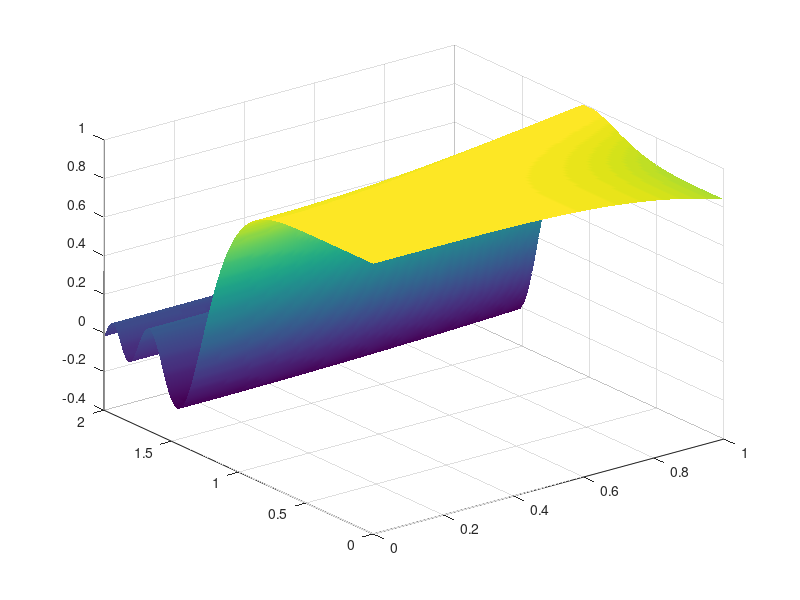

Recreate this plot in MATLAB.
f = @(x, y) sin(x.^2 - y.^4)./(x.^2 - y.^4);


% x = linspace(0, 1)
% y = linspace(0, 2)

h = 0.01 % lahko dosežemo takole:
x = 0 : h : 1
y = 0 : h : 2

[A, B] = ndgrid(x, y);
surf(A, B, f(A, B))
shading interp
hold off
% b

indeks = @(tabela, i) tabela(i)

% grda, toda enovrstična koda (če ne štejemo definicije indeksa zgoraj):
g = @(x, y) indeks([reshape(f(x, y), 1, []) 1], reshape(1 : numel(f(x, y)), size(f(x, y))) - isnan(f(x, y)) .* reshape(-numel(f(x, y)) : -1, size(f(x, y))))

surf(A, B, g(A, B))
shading interp
